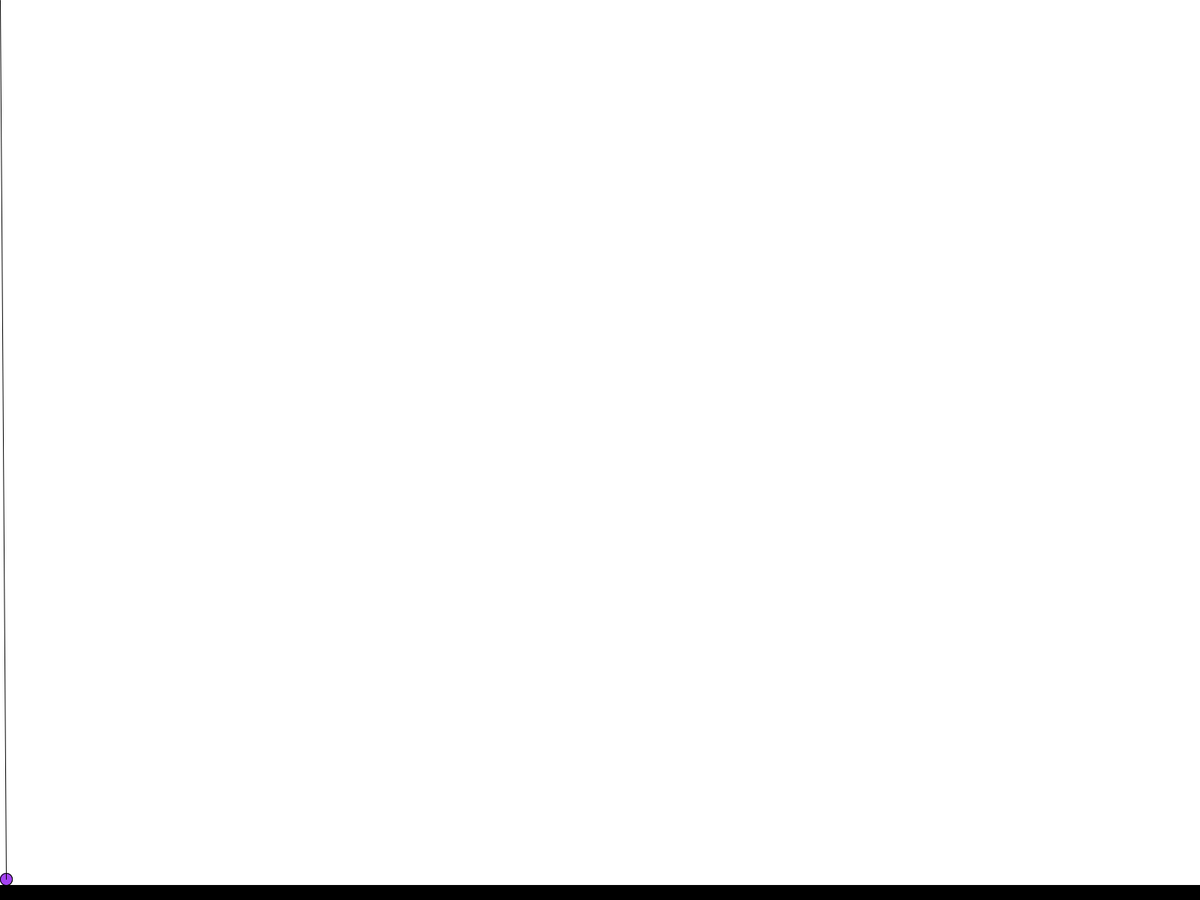
Frame 1 (no input)
Frame 60 (the mouse pressed at the canvas centre just before this capture): identical to frame 1, image omitted
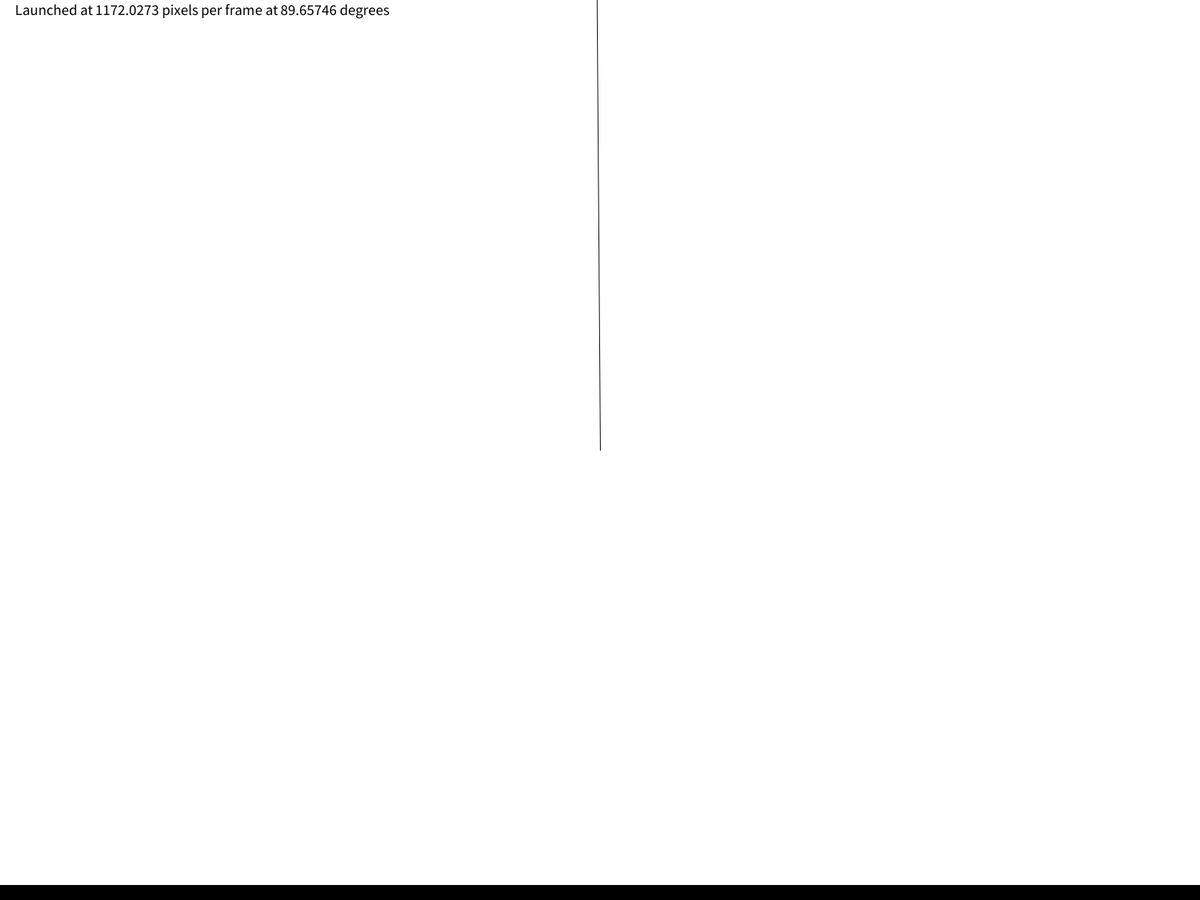
Frame 120 (the mouse held since frame 60 and released just before this capture)

The Processing sketch that drew these frames (run headless with seeded random() and noise(); from frame 60 on, the mouse is pressed at the canvas centre):

// Processing sketch: ballLaunch
// ── ballLaunch.pde
ball ball;
PVector dir, cen;
boolean mode = true, vectord = true;
String text = "";

void setup() {
  //size(1400, 500);
  fullScreen();
  ellipseMode(CENTER);
  ball = new ball(vectord);
  background(255);
  fill(0);
  rect(0, height-20, width, height-20);
}

void draw() {
  if (mode) {
    background(255);
    fill(0);
    rect(0, height-20, width, height-20);
    textSize(20);
    text(text, 20, 20);
    ball.ballDraw();
  } else
    ball.ballMove();

  dir = new PVector(mouseX, mouseY);
  cen = ball.getLoc();
  dir.sub(cen);
  if (mode) {
    translate(cen.x, cen.y);
    line(0, 0, dir.x, dir.y);
  }
  if (!mode && !ball.getActive())
    ball = new ball(vectord);
}

void mousePressed() {
  if (mode) {
    ball.ballLaunch(dir);
    text = "Launched at "+dir.mag()+" pixels per frame at "+ball.getAngle()+" degrees";
  } else
    ball.ballLaunch(dir.setMag(100));
}

void keyPressed() {
  if (key=='r'||key=='R') {
    background(255);
    fill(0);
    rect(0, height-20, width, height-20);
  } else
    ball = new ball(vectord);
}
// ── ball.pde
class ball {

  PVector location, horiz;
  float x, y, angle, magnitude;
  boolean active;
  color colr;
  boolean vectorDraw;

  public ball() {
    location = new PVector(8, height-28);
    horiz = new PVector(1, height-20);
    active = true;
    colr = color((int)random(0, 255), (int)random(0, 255), (int)random(0, 255));
    x = 0;
    y = 0;
    vectorDraw = false;
  }

  public ball(boolean a) {
    location = new PVector(8, height-28);
    horiz = new PVector(1, height-20);
    active = true;
    colr = color((int)random(0, 255), (int)random(0, 255), (int)random(0, 255));
    x = 0;
    y = 0;
    vectorDraw = a;
  }

  void ballDraw() {
    fill(colr);
    ellipse(location.x, location.y, 16, 16);
    location.x += x;
    location.y += y;
    if (vectorDraw) {
      line(location.x, location.y, location.x+x, location.y);
      line(location.x, location.y, location.x, location.y+y);
    }
    if (y!=0)
      y+=10;
    if (location.y+8>=height-20) {
      fill(colr);
      ellipse(location.x, height-28, 16, 16);
      active = false;
      location.y = height-28;
      x=0;
      y=0;
    }
  }

  void ballMove() {
    if (location.y+8+y>=height-20&&x!=0&&y!=0) {
      for (float a = 0; a<y; a++) {
        if (location.y+8+a>=height-20) {
          location.x+=(a/y)*x;
          fill(colr);
          ellipse(location.x, height-28, 16, 16);
          active = false;
          x=0;
          y=0;
          a=-1;
        }
      }
    } else {
      location.y+=y;
      location.x+=x;
      fill(colr);
      ellipse(location.x, location.y, 16, 16);
      if (y!=0)
        y+=10;
    }
    if (vectorDraw) {
      line(location.x, location.y, location.x+x, location.y);
      line(location.x, location.y, location.x, location.y+y);
    }
  }

  void ballLaunch(PVector dir) {
    angle = PVector.angleBetween(horiz, dir)-radians(90);
    magnitude = dir.mag();
    y = -magnitude*sin(angle);
    if (mouseX<location.x)
      x = -magnitude*cos(angle);
    else
      x = magnitude*cos(angle);
  }

  PVector getLoc() {
    return location;
  }

  boolean getActive() {
    return active;
  }

  float getAngle() {
    return degrees(angle);
  }
}
